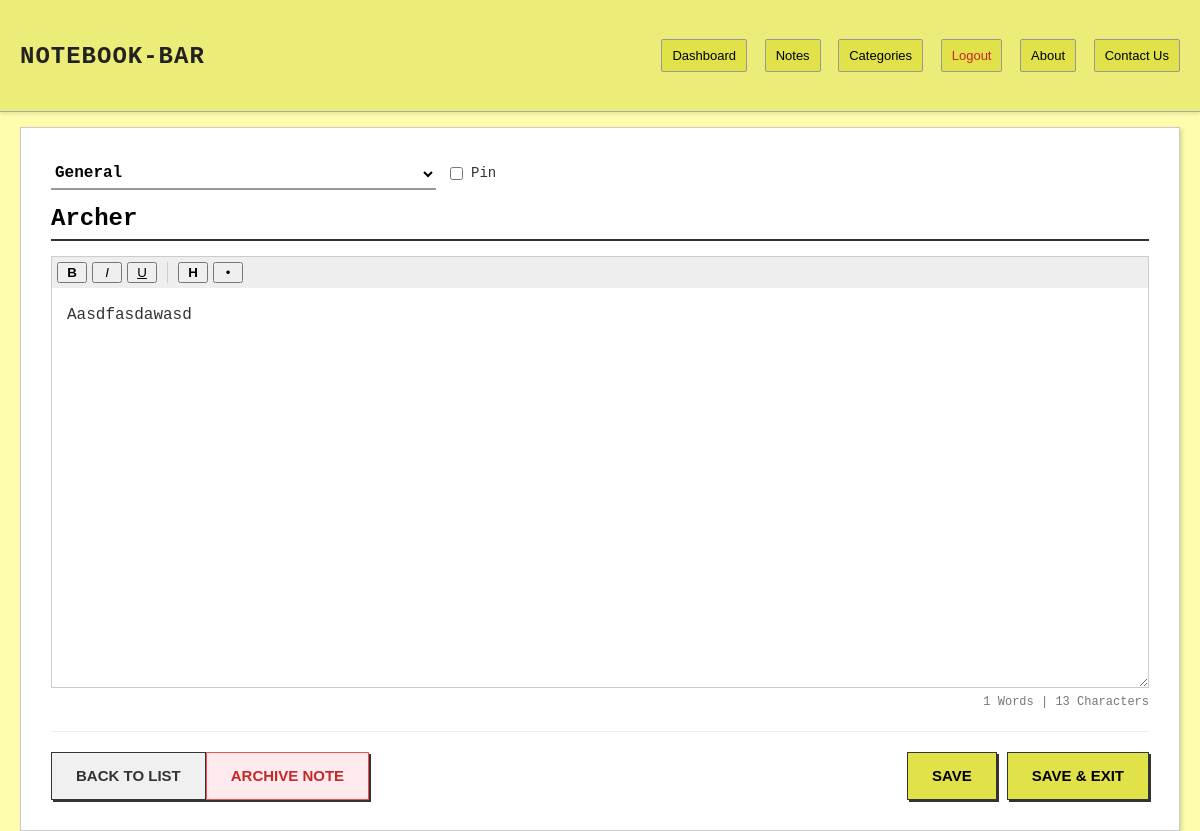
Before: /display.php?id=6 (signed in) with the older database file.
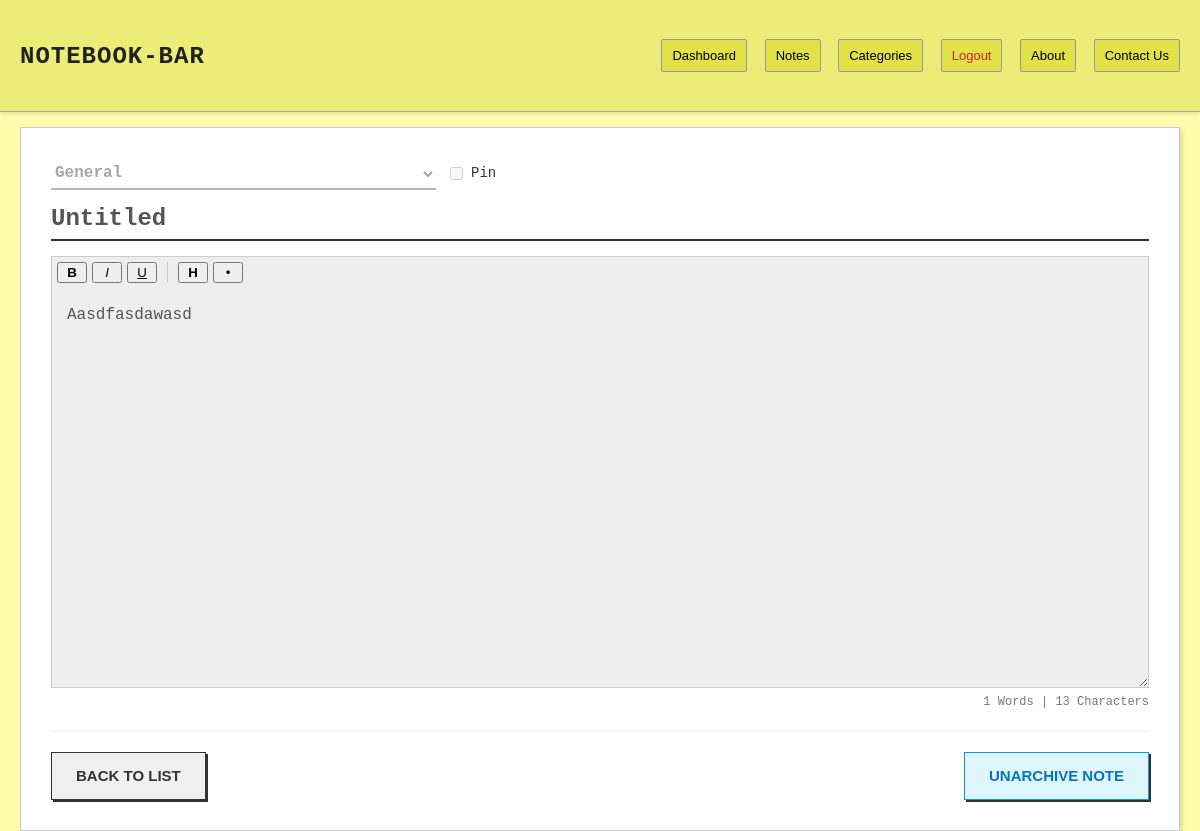
After: the same page with the newer database file.
### tables this page shows
CREATE TABLE `notes` (
  `id` int(11) NOT NULL,
  `user_id` int(11) DEFAULT 0,
  `title` varchar(255) NOT NULL,
  `date_created` datetime DEFAULT current_timestamp(),
  `date_last` datetime DEFAULT current_timestamp() ON UPDATE current_timestamp(),
  `is_pinned` tinyint(1) DEFAULT 0,
  `is_archived` tinyint(1) DEFAULT 0,
  `category_id` int(11) DEFAULT 1,
  `reminder_date` datetime DEFAULT NULL
);

CREATE TABLE `pages` (
  `id` int(11) NOT NULL,
  `note_id` int(11) NOT NULL,
  `page_number` int(11) DEFAULT 1,
  `text` longtext DEFAULT NULL
);

### includes/data_access.php (called while the page is built, shortened)
<?php
require_once 'db.php';
function is_logged_in()
{
    return isset($_SESSION['user_id']) && $_SESSION['user_id'] > 0;
}
function get_current_user_id()
{
    return isset($_SESSION['user_id']) ? $_SESSION['user_id'] : 0;
}
function get_note($id)
{
    global $conn;
    $uid = get_current_user_id();
    if (is_logged_in()) {
        $id_esc = intval($id);
        $sql = "SELECT n.*, p.text, c.name as category_name, c.id as category_id_val
                FROM notes n
                LEFT JOIN pages p ON n.id = p.note_id
                LEFT JOIN categories c ON n.category_id = c.id
                WHERE n.id = $id_esc AND n.user_id = $uid
                LIMIT 1";
        $result = mysqli_query($conn, $sql);
        $row = mysqli_fetch_assoc($result);
        if ($row) {
            $row['category'] = $row['category_name'];
            $row['category_id'] = $row['category_id_val'];
        }
        return $row;
    }
}
function get_categories()
{
    global $conn;
    $uid = get_current_user_id();
    $categories = [];
    if (is_logged_in()) {
        $sql = "SELECT * FROM categories WHERE user_id = 0 OR user_id = $uid ORDER BY user_id ASC, id ASC";
        $result = mysqli_query($conn, $sql);
        while ($row = mysqli_fetch_assoc($result)) {
            $categories[] = $row;
        }
    }
    return $categories;
}
?>

### display.php (the view, shortened to what the changed rows need)
<?php
include 'includes/data_access.php';
$nid = "";
$ntitle = "";
$ncat = 1;
$is_pinned_val = 0;
$is_archived_val = 0;
$content = "";
if (isset($_GET['id'])) {
	$nid = $_GET['id'];
	$note = get_note($nid);
	if ($note) {
		$ntitle = $note['title'];
		$ncat = $note['category_id'];
		$content = $note['text'];
		$is_pinned_val = $note['is_pinned'];
		$is_archived_val = $note['is_archived'];
	} else {
		header("Location: index.php");
		exit();
	}
}
?>
<!DOCTYPE html>
<html>
<head>
	<link rel="stylesheet" href="css/style.css?v=<?php echo time(); ?>">
</head>
<body>
	<header>
		<div class="header-inner">
			<h1><a href="dashboard.php">Notebook-BAR</a></h1>
		</div>
	</header>
	<div class="container">
		<div class="editor-layout">
			<form method="post">
				<div style="margin-bottom: 15px; display: flex; gap: 10px; align-items: center; flex-wrap: wrap;">
					<select name="category" class="title-input"
						style="width: auto; font-size: 16px; border-bottom: 2px solid #999;" <?php echo $is_archived_val ? 'disabled' : ''; ?>>
						<?php
						$all_cats = get_categories();
						$defaults = [];
						$custom = [];
						$default_names = ['General', 'Personal', 'Work', 'Study', 'Ideas'];
						foreach ($all_cats as $c) {
							if (in_array($c['name'], $default_names)) {
								$defaults[] = $c;
							} else {
								$custom[] = $c;
							}
						}
						if (!empty($defaults)) {
							echo "<optgroup label='Defaults'>";
							foreach ($defaults as $c) {
								$cname = htmlspecialchars($c['name']);
								$cid = $c['id'];
								$sel = ($ncat == $cid) ? "selected" : "";
								echo "<option value='$cid' $sel>$cname</option>";
							}
							echo "</optgroup>";
						}
						?>
					</select>
					<label style="font-size: 14px; display: flex; align-items: center; gap: 5px;">
						<input type="checkbox" name="is_pinned" value="1" <?php if ($is_pinned_val)
							echo "checked"; ?>
							<?php echo $is_archived_val ? 'disabled' : ''; ?>>
						Pin
					</label>
					<input type="text" name="new_title" class="title-input" placeholder="Note Title" required
						value="<?php echo htmlspecialchars($ntitle); ?>" style="flex-grow: 1;" <?php echo $is_archived_val ? 'disabled' : ''; ?>>
				</div>
				<div
					style="background: #eee; padding: 5px; border: 1px solid #ccc; border-bottom: none; display: flex; gap: 5px;">
					<button type="button" onclick="formatText('b')" style="font-weight: bold; width: 30px;"
						title="Bold">B</button>
					<button type="button" onclick="formatText('i')" style="font-style: italic; width: 30px;"
						title="Italic">I</button>
					<button type="button" onclick="formatText('u')" style="text-decoration: underline; width: 30px;"
						title="Underline">U</button>
					<button type="button" onclick="formatText('h3')" style="font-weight: bold; width: 30px;"
						title="Heading">H</button>
					<button type="button" onclick="formatText('li')" style="width: 30px;" title="List Item">•</button>
				</div>
				<div class="editor-div" id="editor" <?php echo $is_archived_val ? 'contenteditable="false"' : 'contenteditable="true"'; ?>>
					<?php echo $content; ?>
				</div>
				<div style="font-size: 12px; color: #777; margin-top: 5px; text-align: right;">
					<span id="word-count">0</span> Words | <span id="char-count">0</span> Characters
				</div>
				<div class="toolbar">
					<a href="index.php" class="btn btn-secondary">Back to List</a>
					<?php if ($nid != ""): ?>
						<?php if (isset($is_archived_val) && $is_archived_val): ?>
							<button type="button" onclick="confirmUnarchive()" class="btn"
								style="background: #e1f5fe; border-color: #039be5; color: #0277bd;">Unarchive Note</button>
						<?php else: ?>
							<button type="button" onclick="confirmArchive()" class="btn"
								style="background: #ffebee; border-color: #ef5350; color: #c62828;">Archive Note</button>
						<?php endif; ?>
					<?php endif; ?>
					<?php if (!$is_archived_val): ?>
						<button type="submit" name="save_note" class="btn btn-primary"
							style="margin-left: auto; margin-right: 10px;">Save</button>
						<button type="submit" name="save_exit" class="btn btn-primary">Save & Exit</button>
					<?php endif; ?>
				</div>
			</form>
		</div>
	</div>
</body>
</html>

Changed rows visible on the page:
changed notes "Aasdfasdawasd": new_title "Archer" → "Untitled"; is_archived 0 → 1 (drawn)
Other visible differences:
text no longer shown: "ARCHIVE NOTE SAVE SAVE & EXIT"
text now shown: "UNARCHIVE NOTE"
